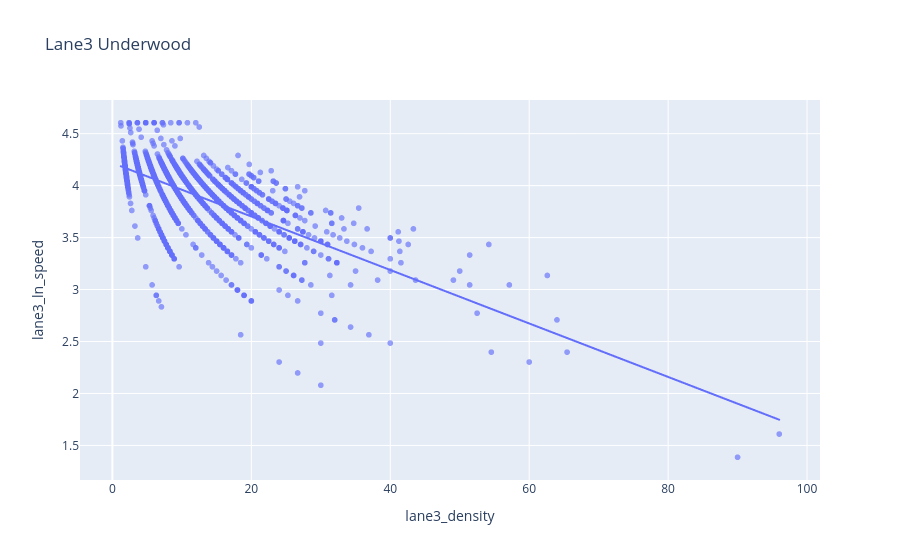

Notebook source saved alongside this figure:
### Code cell
underwood_fig3 = px.scatter(
    traffic_df,
    x="lane3_density",
    y="lane3_ln_speed",
    opacity=0.65,
    trendline="ols",
    title="Lane3 Underwood"
)

underwood_fig3.show()

### Figure 1 — Plotly figure (JSON) as saved in the notebook; plotly's stock layout.template omitted (floating-point values rounded to 4 significant figures; data arrays with more than 128 entries replaced by an {"elided": "..."} marker saying what was removed)
{"data": [{"hovertemplate": "lane3_density=%{x}<br>lane3_ln_speed=%{y}<extra></extra>", "legendgroup": "", "marker": {"color": "#636efa", "opacity": 0.65, "symbol": "circle"}, "mode": "markers", "name": "", "showlegend": false, "type": "scattergl", "x": {"elided": "2552 float values"}, "xaxis": "x", "y": {"elided": "2552 float values"}, "yaxis": "y"}, {"hovertemplate": "<b>OLS trendline</b><br>lane3_ln_speed = -0.025732 * lane3_density + 4.21771<br>R<sup>2</sup>=0.482217<br><br>lane3_density=%{x}<br>lane3_ln_speed=%{y} <b>(trend)</b><extra></extra>", "legendgroup": "", "marker": {"color": "#636efa", "symbol": "circle"}, "mode": "lines", "name": "", "showlegend": false, "type": "scattergl", "x": {"elided": "2552 float values"}, "xaxis": "x", "y": {"elided": "2552 float values"}, "yaxis": "y"}], "layout": {"legend": {"tracegroupgap": 0}, "title": {"text": "Lane3 Underwood"}, "xaxis": {"anchor": "y", "domain": [0, 1], "title": {"text": "lane3_density"}}, "yaxis": {"anchor": "x", "domain": [0, 1], "title": {"text": "lane3_ln_speed"}}}}
